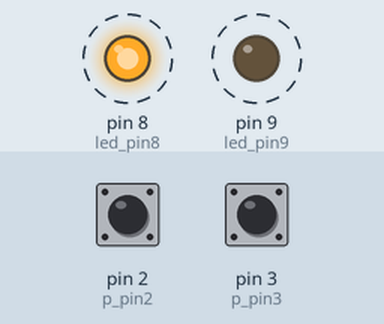
Bench run of a sketch on a simulated Arduino Uno, built with avr-gcc and run on an emulated ATmega328P. On the bench: output pins drawn as LEDs (lit = HIGH). Dashed ring = blinking. The inputs (shaded band) are chosen by the test bench; at power-on: pin 2 (p_pin2) HIGH, pin 3 (p_pin3) HIGH. What the sketch prints to the serial monitor is not drawn.

Above: at 0.9 s.
1.3 s: pin 2 (p_pin2) pulled LOW for 0.25 s
Timing chart, 0 to 10.3 s (numbered marks = the images above; inputs shaded):
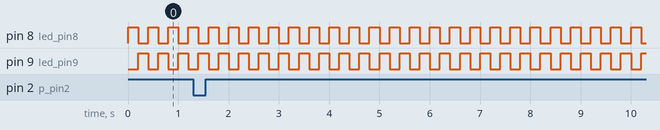

Measured:
- by itself, pin 8 (led_pin8), pin 9 (led_pin9): alternates HIGH for 0.20 s and LOW for 0.20 s

The sketch:

sketch9_ButtonMatrix.ino
```cpp
#define p_pin2 2
#define p_pin3 3
#define led_pin8 8
#define led_pin9 9

void setup() {
  pinMode(p_pin2, INPUT_PULLUP);
  pinMode(p_pin3, INPUT_PULLUP);
  pinMode(led_pin9, OUTPUT);
  pinMode(led_pin8, OUTPUT);
  Serial.begin(9600);

  digitalWrite(led_pin8, HIGH);
	digitalWrite(led_pin9, LOW);
}

void loop() {
  int number = 1;
  for (int i=0; i<2; i++){
    for (int j=2; j<4; j++){
      if (digitalRead(j) == LOW){
        Serial.println((String)"Button number "+number+" is pressed");
      }
      number += 1;
      delay(100);
    }
    change_state();
  }
}

void change_state(){
  digitalWrite(led_pin8, !digitalRead(led_pin8));
	digitalWrite(led_pin9, !digitalRead(led_pin9));
}
```
